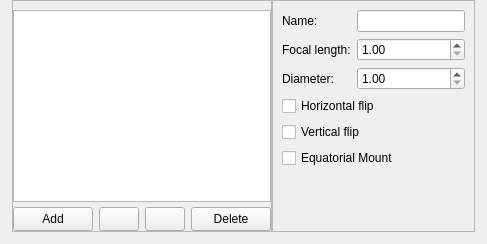
        <widget class="QWidget" name="telescopesTab">
         <attribute name="title">
          <string>Telescopes</string>
         </attribute>
         <layout class="QHBoxLayout" name="horizontalLayout_6">
          <property name="spacing">
           <number>0</number>
          </property>
          <property name="leftMargin">
           <number>12</number>
          </property>
          <property name="topMargin">
           <number>0</number>
          </property>
          <property name="rightMargin">
           <number>12</number>
          </property>
          <property name="bottomMargin">
           <number>12</number>
          </property>
          <item>
           <widget class="QFrame" name="telescopeListFrame">
            <property name="sizePolicy">
             <sizepolicy hsizetype="Expanding" vsizetype="Expanding">
              <horstretch>0</horstretch>
              <verstretch>0</verstretch>
             </sizepolicy>
            </property>
            <property name="frameShape">
             <enum>QFrame::StyledPanel</enum>
            </property>
            <property name="frameShadow">
             <enum>QFrame::Raised</enum>
            </property>
            <layout class="QVBoxLayout" name="verticalLayout_3">
             <property name="spacing">
              <number>0</number>
             </property>
             <property name="leftMargin">
              <number>0</number>
             </property>
             <property name="rightMargin">
              <number>0</number>
             </property>
             <property name="bottomMargin">
              <number>0</number>
             </property>
             <item>
              <widget class="QListView" name="telescopeListView">
               <property name="editTriggers">
                <set>QAbstractItemView::NoEditTriggers</set>
               </property>
               <property name="modelColumn">
                <number>0</number>
               </property>
              </widget>
             </item>
             <item>
              <widget class="QFrame" name="telescopeButtonsFrame">
               <layout class="QHBoxLayout" name="horizontalLayout">
                <property name="leftMargin">
                 <number>0</number>
                </property>
                <property name="topMargin">
                 <number>5</number>
                </property>
                <property name="rightMargin">
                 <number>0</number>
                </property>
                <property name="bottomMargin">
                 <number>0</number>
                </property>
                <item>
                 <widget class="QPushButton" name="addTelescope">
                  <property name="minimumSize">
                   <size>
                    <width>0</width>
                    <height>24</height>
                   </size>
                  </property>
                  <property name="text">
                   <string>Add</string>
                  </property>
                 </widget>
                </item>
                <item>
                 <widget class="QPushButton" name="pushButtonMoveTelescopeUp">
                  <property name="sizePolicy">
                   <sizepolicy hsizetype="Fixed" vsizetype="Fixed">
                    <horstretch>0</horstretch>
                    <verstretch>0</verstretch>
                   </sizepolicy>
                  </property>
                  <property name="minimumSize">
                   <size>
                    <width>24</width>
                    <height>24</height>
                   </size>
                  </property>
                  <property name="icon">
                   <iconset resource="../../../../data/gui/guiRes.qrc">
                    <normaloff>:/graphicGui/spinup.png</normaloff>:/graphicGui/spinup.png</iconset>
                  </property>
                 </widget>
                </item>
                <item>
                 <widget class="QPushButton" name="pushButtonMoveTelescopeDown">
                  <property name="sizePolicy">
                   <sizepolicy hsizetype="Fixed" vsizetype="Fixed">
                    <horstretch>0</horstretch>
                    <verstretch>0</verstretch>
                   </sizepolicy>
                  </property>
                  <property name="minimumSize">
                   <size>
                    <width>24</width>
                    <height>24</height>
                   </size>
                  </property>
                  <property name="icon">
                   <iconset resource="../../../../data/gui/guiRes.qrc">
                    <normaloff>:/graphicGui/spindown.png</normaloff>:/graphicGui/spindown.png</iconset>
                  </property>
                 </widget>
                </item>
                <item>
                 <widget class="QPushButton" name="deleteTelescope">
                  <property name="minimumSize">
                   <size>
                    <width>0</width>
                    <height>24</height>
                   </size>
                  </property>
                  <property name="text">
                   <string>Delete</string>
                  </property>
                 </widget>
                </item>
               </layout>
              </widget>
             </item>
            </layout>
           </widget>
          </item>
          <item>
           <widget class="QFrame" name="ScopeDataFrame">
            <property name="frameShape">
             <enum>QFrame::StyledPanel</enum>
            </property>
            <property name="frameShadow">
             <enum>QFrame::Raised</enum>
            </property>
            <layout class="QVBoxLayout" name="verticalLayout_6">
             <property name="spacing">
              <number>0</number>
             </property>
             <property name="leftMargin">
              <number>0</number>
             </property>
             <property name="topMargin">
              <number>0</number>
             </property>
             <property name="rightMargin">
              <number>0</number>
             </property>
             <property name="bottomMargin">
              <number>0</number>
             </property>
             <item>
              <widget class="QFrame" name="ScopeInfo">
               <layout class="QFormLayout" name="gridLayout_5">
                <item row="0" column="0">
                 <widget class="QLabel" name="label_8">
                  <property name="text">
                   <string>Name:</string>
                  </property>
                 </widget>
                </item>
                <item row="0" column="1">
                 <widget class="QLineEdit" name="telescopeName">
                  <property name="baseSize">
                   <size>
                    <width>100</width>
                    <height>22</height>
                   </size>
                  </property>
                  <property name="maxLength">
                   <number>50</number>
                  </property>
                 </widget>
                </item>
                <item row="1" column="0">
                 <widget class="QLabel" name="label_9">
                  <property name="text">
                   <string>Focal length:</string>
                  </property>
                 </widget>
                </item>
                <item row="1" column="1">
                 <widget class="QDoubleSpinBox" name="telescopeFL">
                  <property name="decimals">
                   <number>2</number>
                  </property>
                  <property name="minimum">
                   <double>1.000000000000000</double>
                  </property>
                  <property name="maximum">
                   <double>9999999.000000000000000</double>
                  </property>
                  <property name="singleStep">
                   <double>0.100000000000000</double>
                  </property>
                 </widget>
                </item>
                <item row="2" column="0">
                 <widget class="QLabel" name="label_12">
                  <property name="text">
                   <string>Diameter:</string>
                  </property>
                 </widget>
                </item>
                <item row="2" column="1">
                 <widget class="QDoubleSpinBox" name="telescopeDiameter">
                  <property name="decimals">
                   <number>2</number>
                  </property>
                  <property name="minimum">
                   <double>1.000000000000000</double>
                  </property>
                  <property name="maximum">
                   <double>999999.000000000000000</double>
                  </property>
                  <property name="singleStep">
                   <double>0.100000000000000</double>
                  </property>
                 </widget>
                </item>
                <item row="3" column="0" colspan="2">
                 <widget class="QCheckBox" name="telescopeHFlip">
                  <property name="text">
                   <string>Horizontal flip</string>
                  </property>
                 </widget>
                </item>
                <item row="4" column="0" colspan="2">
                 <widget class="QCheckBox" name="telescopeVFlip">
                  <property name="text">
                   <string>Vertical flip</string>
                  </property>
                 </widget>
                </item>
                <item row="5" column="0" colspan="2">
                 <widget class="QCheckBox" name="telescopeEQ">
                  <property name="text">
                   <string>Equatorial Mount</string>
                  </property>
                 </widget>
                </item>
               </layout>
              </widget>
             </item>
             <item>
              <spacer name="verticalSpacer_2">
               <property name="orientation">
                <enum>Qt::Vertical</enum>
               </property>
               <property name="sizeHint" stdset="0">
                <size>
                 <width>20</width>
                 <height>38</height>
                </size>
               </property>
              </spacer>
             </item>
            </layout>
           </widget>
          </item>
         </layout>
        </widget>
